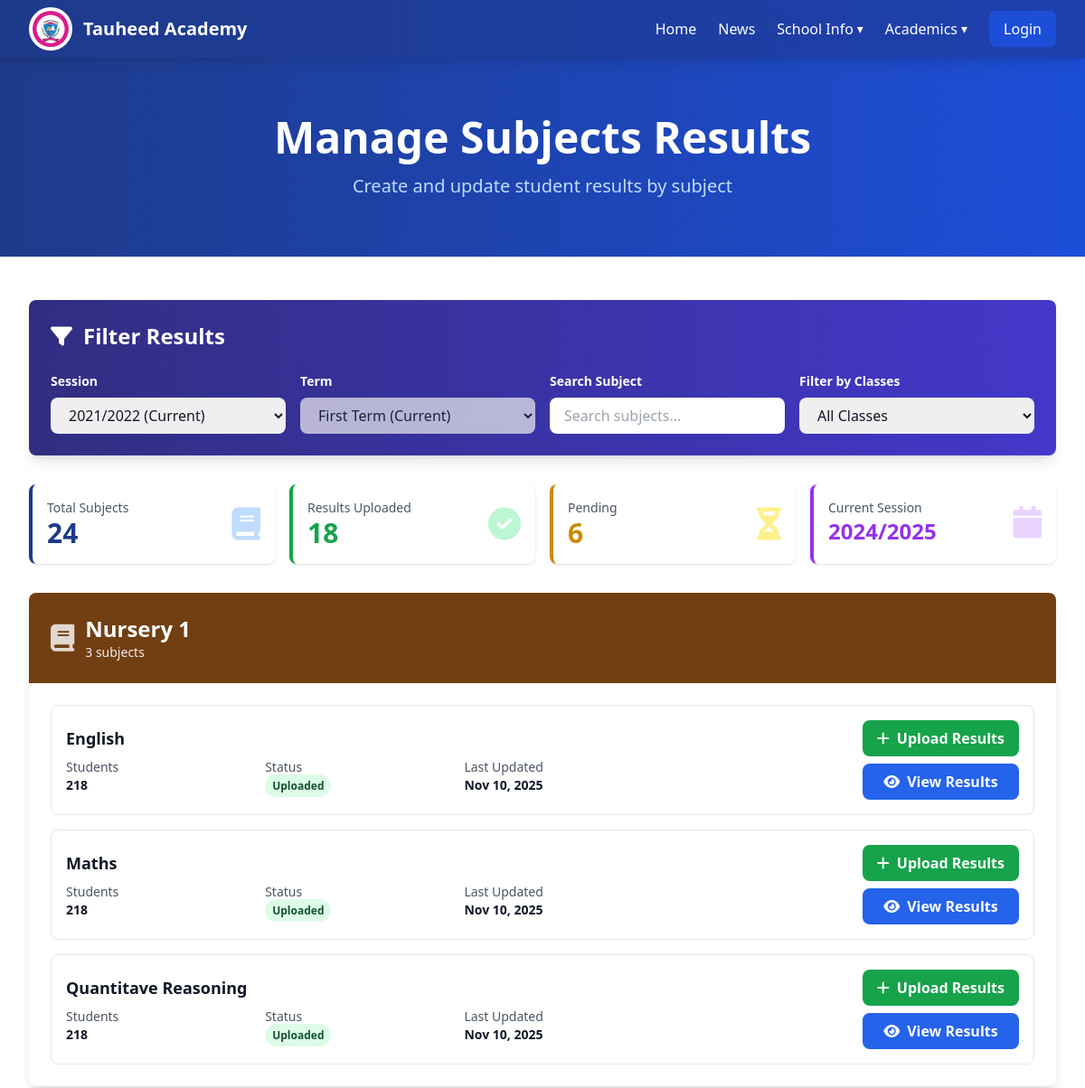
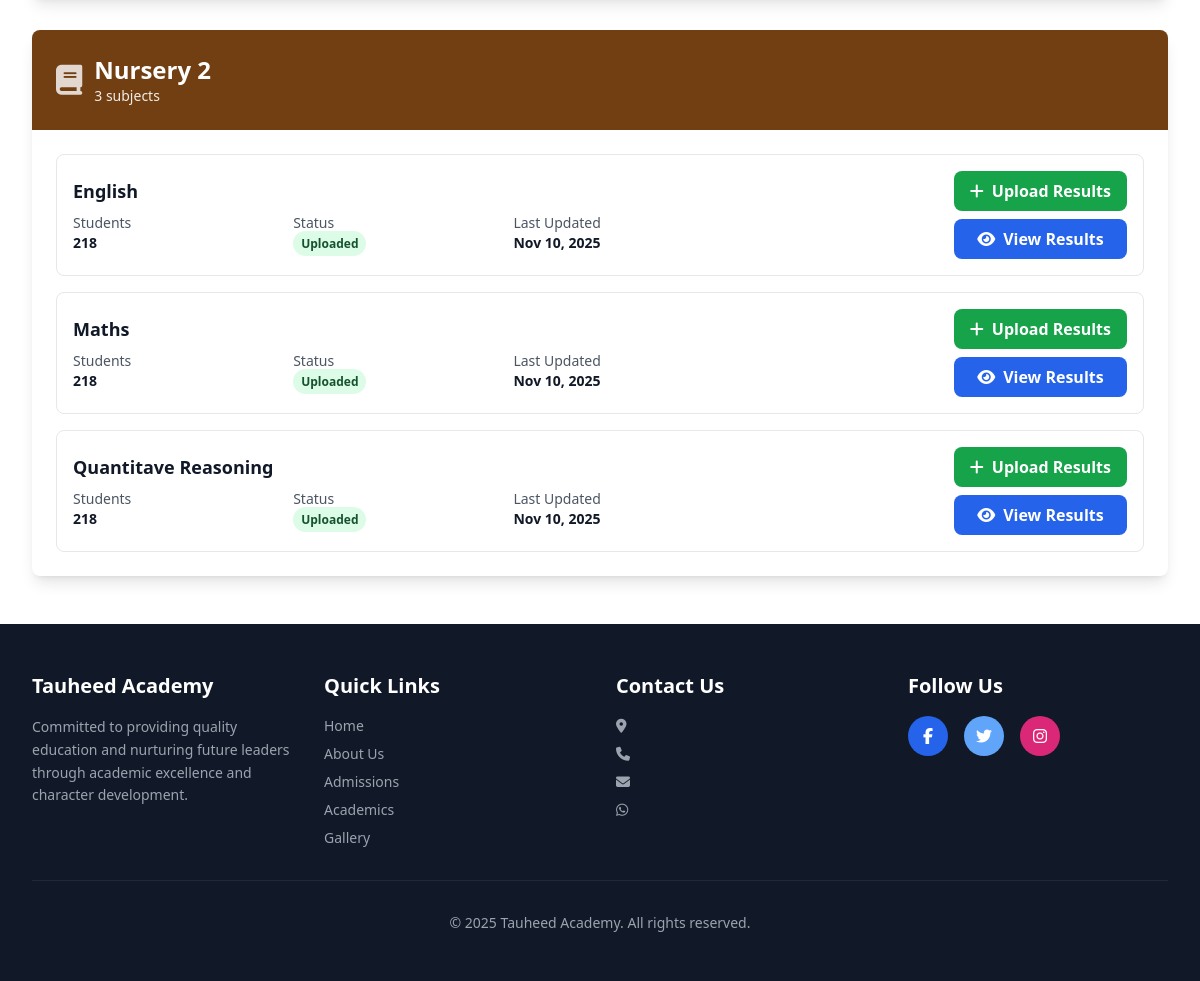
/pages/results-management/index.php, run on the app's committed database (2 pictures, top to bottom).
### tables this page shows
CREATE TABLE `schools` (
  `id` int(11) NOT NULL,
  `name` varchar(150) NOT NULL,
  `motto` varchar(255) DEFAULT NULL,
  `address` varchar(255) DEFAULT NULL,
  `phone` varchar(20) DEFAULT NULL,
  `email` varchar(100) DEFAULT NULL,
  `about_message` text DEFAULT NULL,
  `welcome_message` text DEFAULT NULL,
  `whatsapp_number` varchar(20) DEFAULT NULL,
  `facebook` varchar(255) DEFAULT NULL,
  `twitter` varchar(255) DEFAULT NULL,
  `instagram` varchar(255) DEFAULT NULL,
  `admission_number_format` varchar(255) DEFAULT NULL,
  `admission_number_format_description` varchar(255) DEFAULT NULL,
  `created_at` timestamp NOT NULL DEFAULT current_timestamp(),
  `deleted_at` datetime DEFAULT NULL,
  `updated_at` timestamp NOT NULL DEFAULT current_timestamp() ON UPDATE current_timestamp()
);

CREATE TABLE `terms` (
  `id` int(11) NOT NULL,
  `name` varchar(100) NOT NULL,
  `session_id` int(11) NOT NULL,
  `start_date` date DEFAULT NULL,
  `end_date` date DEFAULT NULL,
  `status` enum('pending','ongoing','finished') DEFAULT 'pending',
  `created_at` timestamp NOT NULL DEFAULT current_timestamp(),
  `deleted_at` datetime DEFAULT NULL,
  `updated_at` timestamp NOT NULL DEFAULT current_timestamp() ON UPDATE current_timestamp()
);

CREATE TABLE `sessions` (
  `id` int(11) NOT NULL,
  `name` varchar(100) NOT NULL,
  `start_date` date DEFAULT NULL,
  `end_date` date DEFAULT NULL,
  `status` enum('pending','ongoing','finished') DEFAULT 'pending',
  `created_at` timestamp NOT NULL DEFAULT current_timestamp(),
  `deleted_at` datetime DEFAULT NULL,
  `updated_at` timestamp NOT NULL DEFAULT current_timestamp() ON UPDATE current_timestamp()
);

CREATE TABLE `classes` (
  `id` int(11) NOT NULL,
  `section_id` int(11) NOT NULL,
  `name` varchar(100) NOT NULL,
  `level` int(11) NOT NULL,
  `created_at` timestamp NOT NULL DEFAULT current_timestamp(),
  `deleted_at` datetime DEFAULT NULL,
  `updated_at` timestamp NOT NULL DEFAULT current_timestamp() ON UPDATE current_timestamp()
);

CREATE TABLE `subjects` (
  `id` int(11) NOT NULL,
  `name` varchar(100) NOT NULL,
  `created_at` timestamp NOT NULL DEFAULT current_timestamp(),
  `deleted_at` datetime DEFAULT NULL,
  `updated_at` timestamp NOT NULL DEFAULT current_timestamp() ON UPDATE current_timestamp()
);

### pages/results-management/index.php (the view, shortened to what the rows shown need)
<?php
include(__DIR__ . '/../../includes/header.php');
$stmt = $conn->prepare("
    SELECT
        classes.id AS class_id,
        classes.name AS class_name,
        subjects.id AS subject_id,
        subjects.name AS subject_name,
        teachers.id AS teacher_id,
        teachers.name AS teacher_name,
        sections.name AS section_name,
        class_subjects.id AS class_subject_id
    FROM classes
    LEFT JOIN class_subjects
        ON classes.id = class_subjects.class_id
    LEFT JOIN subjects
        ON class_subjects.subject_id = subjects.id
        AND subjects.deleted_at IS NULL
    LEFT JOIN teachers
        ON class_subjects.teacher_id = teachers.id
    LEFT JOIN sections
        ON classes.section_id = sections.id
    WHERE classes.deleted_at IS NULL
      AND sections.deleted_at IS NULL
    ORDER BY classes.level, subjects.name
");
$stmt->execute();
$result = $stmt->get_result();
$classes = [];
while ($row = $result->fetch_assoc()) {
    $classId = $row['class_id'];
    if (!isset($classes[$classId])) {
        $classes[$classId] = [
            'id' => $row['class_id'],
            'name' => $row['class_name'],
            'section_name' => $row['section_name'],
            'subjects' => []
        ];
    }
    if (!empty($row['subject_id'])) {
        $classes[$classId]['subjects'][] = [
            'class_subject_id' => $row['class_subject_id'],
            'id' => $row['subject_id'],
            'name' => $row['subject_name'],
            'teacher' => $row['teacher_name'] ?: 'No teacher assigned'
        ];
    }
}
$classes = array_values($classes);
$sessions = selectAllData('sessions');
$stmt = $conn->prepare("SELECT * from terms where deleted_at is null and status = ?");
$ongoing = 'ongoing';
$stmt->bind_param('s', $ongoing);
$stmt->execute();
$current_term = $stmt->get_result()->fetch_assoc();
?>
<body class="bg-gray-50">
    <?php include(__DIR__ . '/../../includes/nav.php'); ?>
    <section
        class="bg-gradient-to-r from-blue-900 to-blue-700 text-white py-16">
        <div class="max-w-7xl mx-auto px-4 sm:px-6 lg:px-8 text-center">
            <h1 class="text-4xl md:text-5xl font-bold mb-4">
                Manage Subjects Results
            </h1>
        </div>
    </section>
    <section class="py-12 bg-white">
        <div class="max-w-7xl mx-auto px-4 sm:px-6 lg:px-8">
            <div
                class="bg-gradient-to-r from-indigo-900 to-indigo-700 text-white rounded-lg shadow-lg p-6 mb-8">
                <h2 class="text-2xl font-bold mb-6 flex items-center gap-3">
                    <i class="fas fa-filter"></i>Filter Results
                </h2>
                <div class="grid md:grid-cols-4 gap-4">
                    <div>
                        <label class="block text-sm font-semibold mb-2">Session</label>
                        <select
                            id="sessionSelect"
                            class="w-full px-4 py-2 rounded-lg text-gray-900 focus:outline-none focus:ring-2 focus:ring-indigo-400">
                            <?php foreach ($sessions as $session): ?>
                                <option value="<?= $session['id'] ?>" <?= $current_term['session_id'] === $session['id'] ? "selected" : '' ?>><?= $session['name'] ?> <?= $current_term['session_id'] === $session['id'] ? "(Current)" : '' ?></option>
                            <?php endforeach ?>
                        </select>
                    </div>
                </div>
            </div>
            <div id="sectionsContainer" class="space-y-8">
                <?php foreach ($classes as $class) : ?>
                    <div
                        class="section-container bg-white rounded-lg shadow-lg overflow-hidden"
                        data-class="<?= $class['name'] ?>">
                        <div class="bg-yellow-900 text-white p-6 flex items-center gap-3">
                            <i class="fas fa-book text-3xl opacity-80"></i>
                            <div>
                                <h2 class="text-2xl font-bold"><?= $class['name'] ?></h2>
                                <p class="text-sm opacity-90"><?= count($class['subjects']) ?> subjects</p>
                            </div>
                        </div>
                        <div class="p-6 space-y-4">
                            <?php foreach ($class['subjects'] as $subject) : ?>
                                <div
                                    class="subject-item border border-gray-200 rounded-lg p-4 hover:shadow-md transition"
                                    data-subject="<?= $subject['name'] ?>"
                                    data-class="<?= $class['name'] ?>">
                                    <div
                                        class="flex flex-col md:flex-row md:items-center md:justify-between gap-4">
                                        <div class="flex-1">
                                            <h3 class="text-lg font-bold text-gray-900 mb-2">
                                                <?= $subject['name'] ?>
                                            </h3>
                                            <div class="grid grid-cols-2 md:grid-cols-4 gap-4 text-sm">
                                                <div>
                                                    <p class="text-gray-600">Students</p>
                                                    <p class="font-semibold text-gray-900">218</p>
                                                </div>
                                                <div>
                                                    <p class="text-gray-600">Status</p>
                                                    <span
                                                        class="px-2 py-1 bg-green-100 text-green-900 rounded-full text-xs font-semibold">Uploaded</span>
                                                </div>
                                                <div>
                                                    <p class="text-gray-600">Last Updated</p>
                                                    <p class="font-semibold text-gray-900">Nov 10, 2025</p>
                                                </div>
                                            </div>
                                        </div>
                                        <div class="flex flex-col gap-2 md:w-auto">
                                            <a
                                                href="<?= route('upload-results') . '?subject_id=' . $subject['id'] . '&class_id=' . $class['id'] ?>"
                                                class="createResultBtn bg-green-600 hover:bg-green-700 text-white font-semibold py-2 px-4 rounded-lg transition flex items-center justify-center gap-2">
                                                <i class="fas fa-plus"></i> Upload Results
                                            </a>
                                            <a
                                                href="<?= route('view-subject-result') . '?subject_id=' . $subject['id'] . '&class_id=' . $class['id'] ?>"
                                                class="updateResultBtn bg-blue-600 hover:bg-blue-700 text-white font-semibold py-2 px-4 rounded-lg transition flex items-center justify-center gap-2">
                                                <i class="fas fa-eye"></i> View Results
                                            </a>
                                        </div>
                                    </div>
                                </div>
                            <?php endforeach; ?>
                        </div>
                    </div>
                <?php endforeach ?>
            </div>
        </div>
    </section>
    <?php include(__DIR__ . '/../../includes/footer.php'); ?>
</body>
</html>

### includes/nav.php (shortened to what the rows shown need)
<nav class="bg-gradient-to-r from-blue-900 to-blue-800 text-white sticky top-0 z-50 shadow-lg">
    <div class="max-w-7xl mx-auto px-4 sm:px-6 lg:px-8">
        <div class="flex justify-between items-center h-16">
            <div class="flex items-center gap-3">
                <div>
                    <h1 class="text-xl font-bold"><?= $school['name'] ?? 'Tauheed Academy' ?></h1>
                </div>
            </div>
        </div>
    </div>
</nav>

### includes/footer.php (shortened to what the rows shown need)
<footer class="bg-gray-900 text-white py-12">
    <div class="max-w-7xl mx-auto px-4 sm:px-6 lg:px-8">
        <div class="grid grid-cols-1 md:grid-cols-4 gap-8">
            <div>
                <h3 class="text-xl font-bold mb-4"><?= $school['name'] ?? 'Tauheed Academy' ?></h3>
                <p class="text-gray-400 text-sm leading-relaxed">
                    Committed to providing quality education and nurturing future leaders through academic excellence and character development.
                </p>
            </div>
        </div>
        <div class="border-t border-gray-800 mt-8 pt-8 text-center text-gray-400 text-sm">
            <p>&copy; 2025 <?= $school['name'] ?? 'Tauheed Academy' ?>. All rights reserved.</p>
        </div>
    </div>
</footer>

### data on the page
schools: name "Tauheed Academy"
terms: session.name "2021/2022 (Current)"
classes: subjects.name "English", subjects.name "Maths", subjects.name "Quantitave Reasoning"
classes: subjects.name "English", subjects.name "Maths", subjects.name "Quantitave Reasoning"

### other printed values
$class['name'] "Nursery 1"
count($class['subjects']) "3"
$class['name'] "Nursery 2"
form field value "First Term (Current)"
